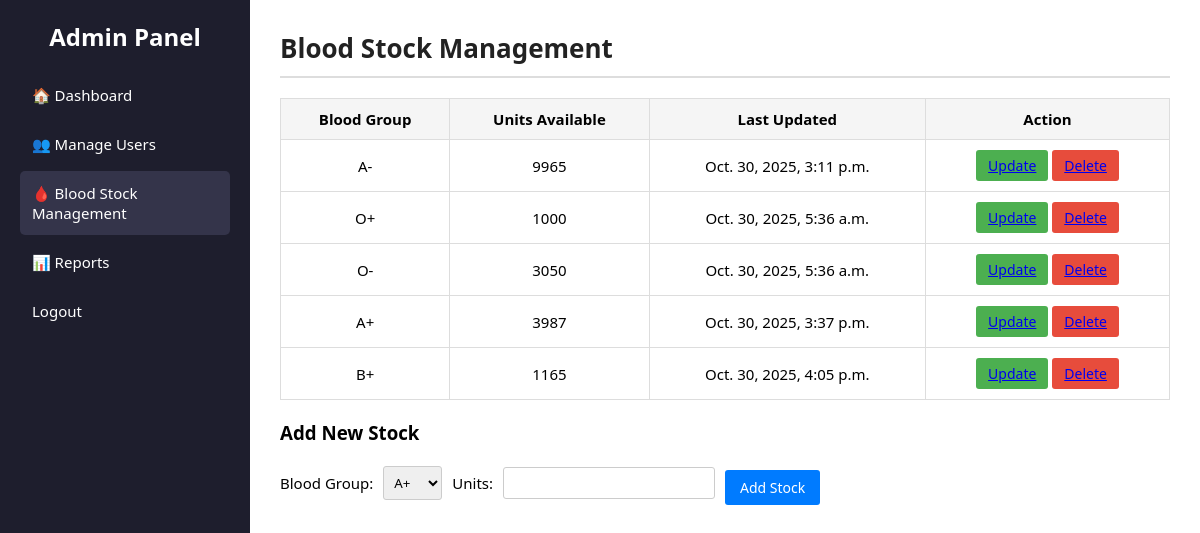
/blood_stock/, run on an earlier commit of the app's database.
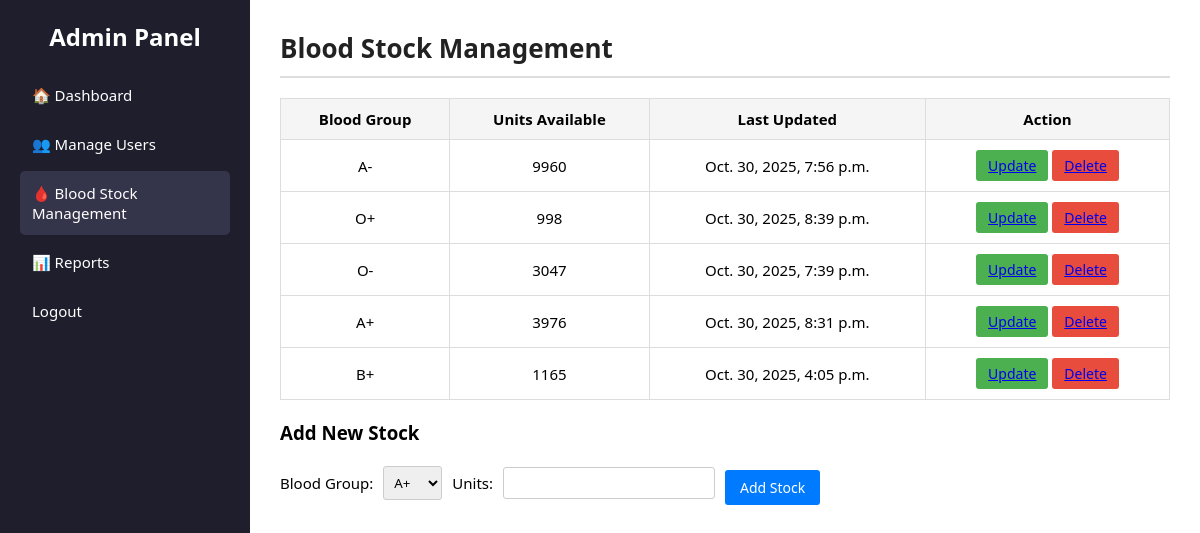
And on a later commit of the database.
### Blood_Bank/models.py (models this page shows, shortened)
class BloodStock(models.Model):
    BLOOD_GROUP = [
        ('A+', 'A+'), ('A-', 'A-'),
        ('B+', 'B+'), ('B-', 'B-'),
        ('O+', 'O+'), ('O-', 'O-'),
        ('AB+', 'AB+'), ('AB-', 'AB-'),
    ]
    blood_group = models.CharField(max_length=10,choices=BLOOD_GROUP,null=True,blank=True)
    unit = models.PositiveIntegerField(null=True,blank=True)
    update_at = models.DateTimeField(auto_now=True)

### Blood_Bank/views.py (the view, shortened to what this page needs)
# urls.py: path('blood_stock/',views.blood_stock,name='blood_stock'),
def blood_stock(request):
    stocks = BloodStock.objects.all()
    return render(request,'admin_dashboard/blood_stock.html',{'stocks':stocks})

### Blood_Bank/templates/admin_dashboard/blood_stock.html (shortened to what this page needs)
{% load static %}
<!DOCTYPE html>
<html lang="en">
<head>
    <link rel="stylesheet" href="{% static 'css/admin_dashboard/blood_stock.css' %}">
</head>
<body>
<div class="container">
    <aside class="sidebar">
        <h2>Admin Panel</h2>
        <ul>
            <li><a href="{% url 'admindashboard' %}">🏠 Dashboard</a></li>
            <li><a href="{% url 'manage_users' %}">👥 Manage Users</a></li>
            <li class="active"><a href="{% url 'blood_stock' %}">🩸 Blood Stock Management</a></li>
            <li><a href="{% url 'report_page' %}">📊 Reports</a></li>
            <li><a href="{% url 'home' %}">Logout</a></li>
        </ul>
    </aside>
    <main class="main-content">
        <h1>Blood Stock Management</h1>
        <table>
            <thead>
                <tr>
                    <th>Blood Group</th>
                    <th>Units Available</th>
                    <th>Last Updated</th>
                    <th>Action</th>
                </tr>
            </thead>
            <tbody>
                {% for stock in stocks %}
                <tr>
                    <td>{{ stock.blood_group }}</td>
                    <td>{{ stock.unit }}</td>
                    <td>{{ stock.update_at }}</td>
                    <td>
                        <form action="#" method="post" style="display:inline;">
                            <button class="btn update"><a href="{% url 'blood_stock_update' stock.id %}">Update</a></button>
                        </form>
                        <form action="#" method="post" style="display:inline;">
                            <button class="btn delete"><a href="{% url 'blood_stock_delete' stock.id %}">Delete</a></button>
                        </form>
                    </td>
                </tr>
                {% empty %}
                <tr>
                    <td colspan="4">No blood stock records available</td>
                </tr>
                {% endfor %}
            </tbody>
        </table>
        <h3 style="margin-top:20px;">Add New Stock</h3>
        <form method="post" class="add-form">
            <label>Blood Group:</label>
            <select name="blood_group" required>
                <option value="A+">A+</option><option value="A-">A-</option>
            </select>
            <label>Units:</label>
            <input type="number" name="units" min="1" required>
            <button type="submit" class="btn add">Add Stock</button>
        </form>
    </main>
</div>
</body>
</html>

What changed in the data, as far as the page shows it:
changed BloodStock: unit "9965" → "9960"; update_at "Oct. 30, 2025, 3:11 p.m." → "Oct. 30, 2025, 7:56 p.m."
changed BloodStock: unit "1000" → "998"; update_at "Oct. 30, 2025, 5:36 a.m." → "Oct. 30, 2025, 8:39 p.m."
changed BloodStock: unit "3050" → "3047"; update_at "Oct. 30, 2025, 5:36 a.m." → "Oct. 30, 2025, 7:39 p.m."
changed BloodStock: unit "3987" → "3976"; update_at "Oct. 30, 2025, 3:37 p.m." → "Oct. 30, 2025, 8:31 p.m."
